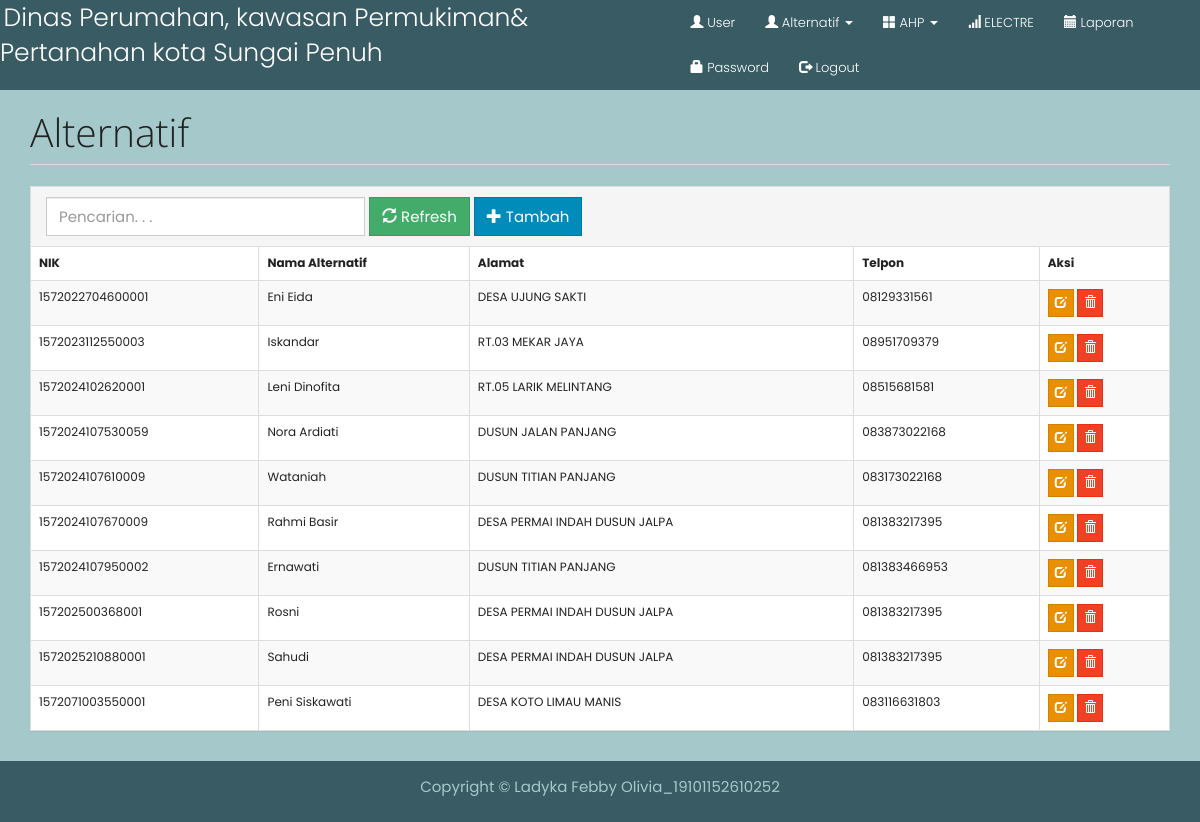
Page /index.php?m=alternatif (signed in) on the committed database.
### tables this page shows
CREATE TABLE `tb_alternatif` (
  `nik` varchar(16) NOT NULL,
  `nama_alternatif` varchar(255) DEFAULT NULL,
  `alamat` varchar(255) DEFAULT NULL,
  `telpon` varchar(255) DEFAULT NULL,
  `tanggal_survey` date DEFAULT NULL,
  `total` double DEFAULT NULL,
  `rank` int(11) DEFAULT 0
);

### functions.php (called while the page is built, shortened)
<?php
include 'config.php';
include 'includes/db.php';
$db = new DB($config['server'], $config['username'], $config['password'], $config['database_name']);
function _get($key, $val = null)
{
    if (isset($_GET[$key]))
        return $_GET[$key];
    else
        return $val;
}

### config.php (called while the page is built)
<?php
$config["server"] = 'localhost';
$config["username"] = 'root';
$config["password"] = '';
$config["database_name"] = 'ahp_electre_ladyka.febby';

### includes/db.php (called while the page is built, shortened)
<?php
class DB
{
    var $conn = null;
    public function __construct($host, $username, $passwd, $dbname)
    {
        $this->conn = mysqli_connect($host, $username, $passwd, $dbname);
    }
    public function query($sql)
    {
        $query = mysqli_query($this->conn, $sql) or die('<pre>Error mysqli_query: ' . mysqli_error($this->conn) . '<br />' . $sql . '</pre>');
        return $query;
    }
    public function get_results($sql)
    {
        $query = $this->query($sql);
        $arr = array();
        while ($row = mysqli_fetch_object($query)) {
            $arr[] = $row;
        }
        return $arr;
    }
}

### alternatif.php (the view, shortened to what this page needs)
<div class="page-header">
    <h1>Alternatif</h1>
</div>
<div class="panel panel-default">
    <div class="panel-heading">
        <form class="form-inline">
            <div class="form-group">
                <input class="form-control" type="text" placeholder="Pencarian. . ." name="q" value="<?= _get('q') ?>" />
            </div>
            <div class="form-group">
                <button class="btn btn-success"><span class="glyphicon glyphicon-refresh"></span> Refresh</button>
            </div>
            <div class="form-group">
                <a class="btn btn-primary" href="?m=alternatif_tambah"><span class="glyphicon glyphicon-plus"></span> Tambah</a>
            </div>
        </form>
    </div>
    <div class="table-responsive">
        <table class="table table-bordered table-hover table-striped">
            <thead>
                <tr>
                    <th>NIK</th>
                    <th>Nama Alternatif</th>
                    <th>Alamat</th>
                    <th>Telpon</th>
                    <th>Aksi</th>
                </tr>
            </thead>
            <?php
            $q = esc_field(_get('q'));
            $rows = $db->get_results("SELECT * FROM tb_alternatif WHERE nama_alternatif LIKE '%$q%' ORDER BY nik");
            foreach ($rows as $row) : ?>
                <tr>
                    <td><?= $row->nik ?></td>
                    <td><?= $row->nama_alternatif ?></td>
                    <td><?= $row->alamat ?></td>
                    <td><?= $row->telpon ?></td>
                    <td>
                        <a class="btn btn-xs btn-warning" href="?m=alternatif_ubah&ID=<?= $row->nik ?>"><span class="glyphicon glyphicon-edit"></span></a>
                        <a class="btn btn-xs btn-danger" href="aksi.php?act=alternatif_hapus&ID=<?= $row->nik ?>" onclick="return confirm('Hapus data?')"><span class="glyphicon glyphicon-trash"></span></a>
                    </td>
                </tr>
            <?php endforeach ?>
        </table>
    </div>
</div>

### assets/css/general.css (style rules this page uses)
html { position: relative; min-height: 100%; }
body { margin-bottom: 70px; }
.page-header { margin-top: 0; padding-bottom: 0; }
.page-header h1 { margin-top: 0; }

### rows in the picture
tb_alternatif: nik "1572022704600001", nama_alternatif "Eni Eida", alamat "DESA UJUNG SAKTI", telpon "08129331561"
tb_alternatif: nik "1572023112550003", nama_alternatif "Iskandar", alamat "RT.03 MEKAR JAYA", telpon "08951709379"
tb_alternatif: nik "1572024102620001", nama_alternatif "Leni Dinofita", alamat "RT.05 LARIK MELINTANG", telpon "08515681581"
tb_alternatif: nik "1572024107530059", nama_alternatif "Nora Ardiati", alamat "DUSUN JALAN PANJANG", telpon "083873022168"
tb_alternatif: nik "1572024107610009", nama_alternatif "Wataniah", alamat "DUSUN TITIAN PANJANG", telpon "083173022168"
tb_alternatif: nik "1572024107670009", nama_alternatif "Rahmi Basir", alamat "DESA PERMAI INDAH DUSUN JALPA", telpon "081383217395"
tb_alternatif: nik "1572024107950002", nama_alternatif "Ernawati", alamat "DUSUN TITIAN PANJANG", telpon "081383466953"
tb_alternatif: nik "157202500368001", nama_alternatif "Rosni", alamat "DESA PERMAI INDAH DUSUN JALPA", telpon "081383217395"
tb_alternatif: nik "1572025210880001", nama_alternatif "Sahudi", alamat "DESA PERMAI INDAH DUSUN JALPA", telpon "081383217395"
tb_alternatif: nik "1572071003550001", nama_alternatif "Peni Siskawati", alamat "DESA KOTO LIMAU MANIS", telpon "083116631803"
